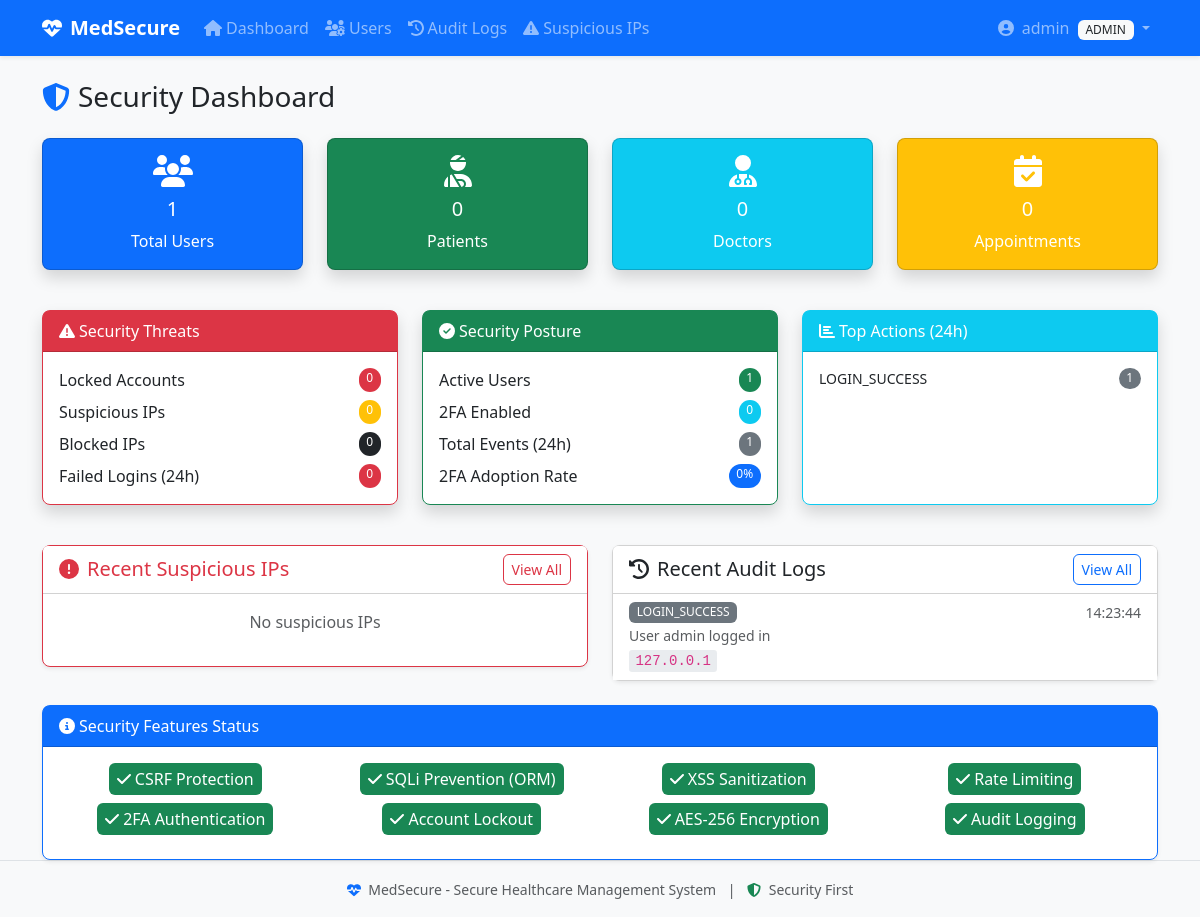
The app's page /admin/dashboard (signed in), older data.
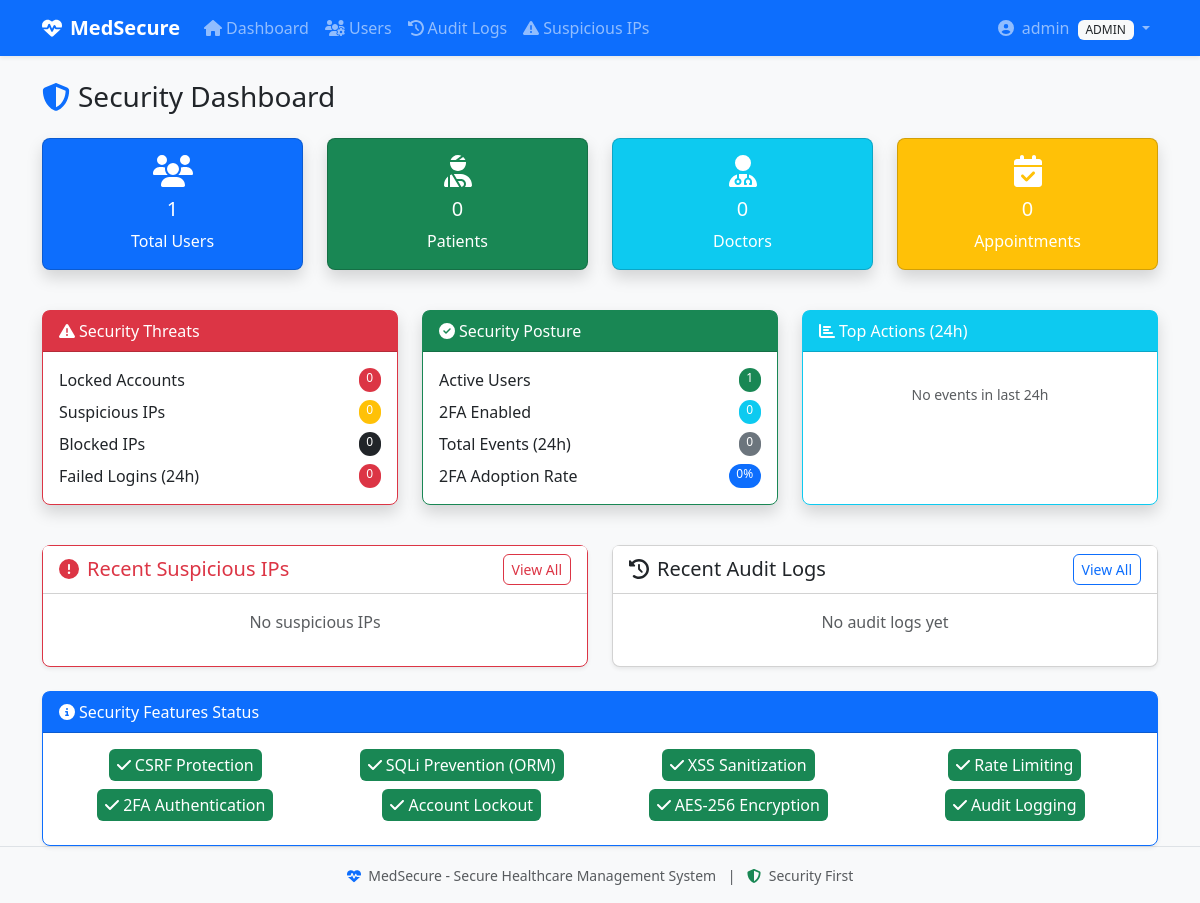
The same page, newer data.
### app/models.py (models this page shows, shortened)
class AuditLog(db.Model):
    __tablename__ = 'audit_logs'
    id = db.Column(db.Integer, primary_key=True)
    user_id = db.Column(db.Integer, db.ForeignKey('users.id'), nullable=True)
    action = db.Column(db.String(100), nullable=False, index=True)
    details = db.Column(db.Text, nullable=True)
    ip_address = db.Column(db.String(45), nullable=True)
    user_agent = db.Column(db.String(500), nullable=True)
    timestamp = db.Column(db.DateTime, default=datetime.utcnow, index=True)
    user = db.relationship('User', backref='audit_logs', lazy=True)

### app/routes/admin.py (the view)
@bp.route('/dashboard')
@login_required
@role_required('admin')
def dashboard():
    total_users = User.query.count()
    total_patients = Patient.query.count()
    total_doctors = Doctor.query.count()
    total_appointments = Appointment.query.count()
    active_users = User.query.filter_by(is_active=True).count()
    locked_users = User.query.filter(User.locked_until > datetime.utcnow()).count()
    suspicious_ips = SuspiciousIP.query.count()
    blocked_ips = SuspiciousIP.query.filter(
        SuspiciousIP.blocked_until > datetime.utcnow()
    ).count()
    twofa_users = User.query.filter_by(is_2fa_enabled=True).count()
    last_24h = datetime.utcnow() - timedelta(hours=24)
    failed_logins_24h = AuditLog.query.filter(
        AuditLog.action == 'LOGIN_FAILED',
        AuditLog.timestamp >= last_24h
    ).count()
    total_events_24h = AuditLog.query.filter(
        AuditLog.timestamp >= last_24h
    ).count()
    top_actions = db.session.query(
        AuditLog.action, db.func.count(AuditLog.id).label('count')
    ).filter(
        AuditLog.timestamp >= last_24h
    ).group_by(AuditLog.action).order_by(db.desc('count')).limit(5).all()
    recent_suspicious = SuspiciousIP.query.order_by(
        SuspiciousIP.updated_at.desc()
    ).limit(5).all()
    recent_logs = AuditLog.query.order_by(
        AuditLog.timestamp.desc()
    ).limit(10).all()
    return render_template('admin/dashboard.html',
                           total_users=total_users,
                           total_patients=total_patients,
                           total_doctors=total_doctors,
                           total_appointments=total_appointments,
                           active_users=active_users,
                           locked_users=locked_users,
                           suspicious_ips=suspicious_ips,
                           blocked_ips=blocked_ips,
                           twofa_users=twofa_users,
                           failed_logins_24h=failed_logins_24h,
                           total_events_24h=total_events_24h,
                           top_actions=top_actions,
                           recent_suspicious=recent_suspicious,
                           recent_logs=recent_logs)

### app/models.py (called while the page is built)
@login_manager.user_loader
def load_user(user_id):
    return User.query.get(int(user_id))

### app/templates/admin/dashboard.html (shortened to what the changed rows need)
{% extends "base.html" %}
{% block content %}
<div class="row mb-4">
    <div class="col-md-4 mb-3">
        <div class="card border-success shadow h-100">
            <div class="card-body">
                <div class="d-flex justify-content-between mb-2">
                    <span>Total Events (24h)</span>
                    <span class="badge bg-secondary rounded-pill">{{ total_events_24h }}</span>
                </div>
            </div>
        </div>
    </div>
    <div class="col-md-4 mb-3">
        <div class="card border-info shadow h-100">
            <div class="card-body">
                {% if top_actions %}
                {% for action in top_actions %}
                <div class="d-flex justify-content-between mb-1">
                    <span class="small">{{ action.action }}</span>
                    <span class="badge bg-secondary rounded-pill">{{ action.count }}</span>
                </div>
                {% endfor %}
                {% else %}
                <p class="text-muted small text-center py-3">No events in last 24h</p>
                {% endif %}
            </div>
        </div>
    </div>
</div>
<div class="row mb-4">
    <div class="col-md-6">
        <div class="card shadow-sm">
            <div class="card-body p-0">
                {% if recent_logs %}
                <div class="list-group list-group-flush">
                    {% for log in recent_logs %}
                    <div class="list-group-item py-2">
                        <div class="d-flex justify-content-between">
                            <span class="badge bg-secondary">{{ log.action }}</span>
                            <small class="text-muted">{{ log.timestamp.strftime('%H:%M:%S') }}</small>
                        </div>
                        <small class="text-muted">{{ log.details[:100] }}{% if log.details|length > 100 %}...{% endif %}</small>
                        {% if log.ip_address %}
                        <br><code class="small">{{ log.ip_address }}</code>
                        {% endif %}
                    </div>
                    {% endfor %}
                </div>
                {% else %}
                <p class="text-muted text-center py-3">No audit logs yet</p>
                {% endif %}
            </div>
        </div>
    </div>
</div>
{% endblock %}

Row changes from the older to the newer data that the page shows:
removed AuditLog: action "LOGIN_SUCCESS", timestamp "14:23:44", details "User admin logged in", ip_address "127.0.0.1"
Text that changed along with them:
{{ total_events_24h }}: "1" → "0"
text now shown: "No events in last 24h No audit logs yet"
list line gone: "LOGIN_SUCCESS 1"
